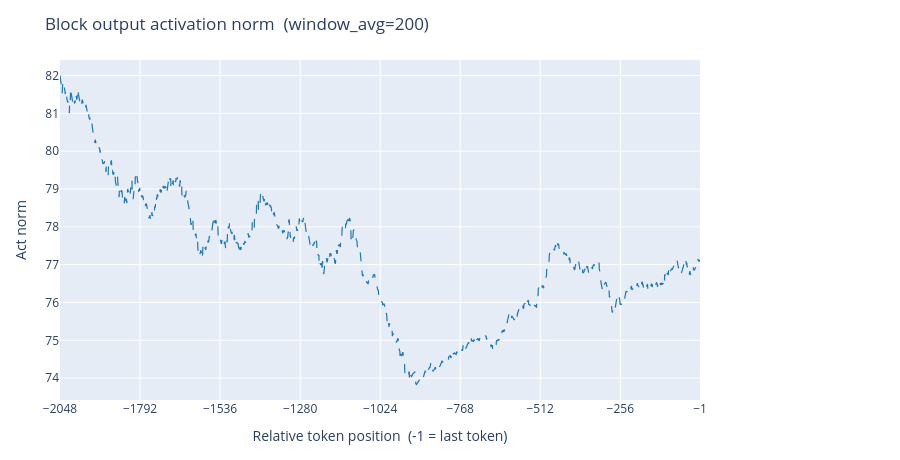

The notebook cell this image was saved under:
### Markdown cell above
### Block output — single trajectory: act only

### Code cell
plot_norms(block_out_act, None,
           select=(8000, 0, 0, 0),
           window_avg=200,
           title='Block output activation norm').show()

### Figure 1 — Plotly figure (JSON) as saved in the notebook; plotly's stock layout.template omitted (floating-point values rounded to 4 significant figures; data arrays with more than 128 entries replaced by an {"elided": "..."} marker saying what was removed)
{"data": [{"hovertemplate": "pos: %{x}<br>act: %{y:.4f} [curve]<extra></extra>", "legendgroup": "curve", "line": {"color": "#1f77b4", "dash": "dash", "width": 1.2}, "mode": "lines", "name": "curve", "type": "scatter", "x": {"elided": "2048 int values"}, "y": {"elided": "2048 float values"}, "yaxis": "y"}], "layout": {"height": 460, "legend": {"x": 1.02, "xanchor": "left", "y": 1, "yanchor": "top"}, "margin": {"b": 60, "l": 60, "r": 200, "t": 60}, "title": {"text": "Block output activation norm  (window_avg=200)"}, "xaxis": {"tickmode": "array", "tickvals": [-2048, -1792, -1536, -1280, -1024, -768, -512, -256, -1], "title": {"text": "Relative token position  (-1 = last token)"}}, "yaxis": {"range": [73.42, 82.41], "title": {"text": "Act norm"}}}}
